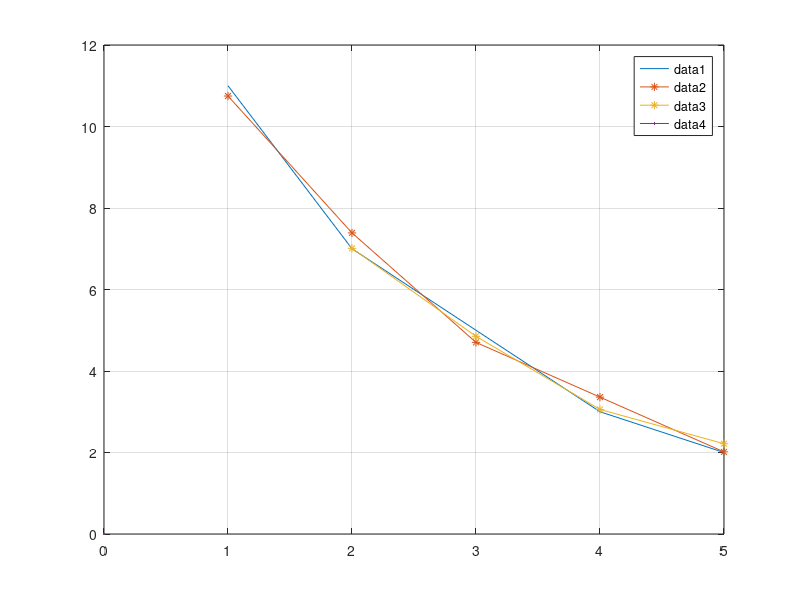

Write MATLAB code to recreate this figure.
clear
close all

f = [0 7 12 15 15 12 7 0];
t = [0 1 2 3  5 6 7 8];


% plot(t, f, "-o");
% ylim([0 18]);
% hold on
% grid on

% ---------------- AR(2) --------------------


f = [0 0 0 1 1 1 2 2 2];
t = [0 1 2 3 4 5 6 7 8];

fz = f(3:9);
b1 = f(2:8);
b2 = f(1:7);

B = [b1; b2];

c = (fz*B')*(B*B')^(-1);
f10 = c(1)*2 + c(2)*2;

% ---------------- AR(3) --------------------


f = [0 0 0 1 1 1 2 2 2];
t = [0 1 2 3 4 5 6 7 8];

fz = f(4:9);
b1 = f(3:8);
b2 = f(2:7);
b3 = f(1:6);

B = [b1; b2; b3];

c = (fz*B')*(B*B')^(-1);
f10_2 = c(1)*2 + c(2)*2 + c(3)*2;

% ----------------- MA(2) ---------------
 
f  = [ 0 2 1 8 2 1 1 ];
t = [0 1 2 3 4 5 6 ];

fz = f(2:6);
b1 = f(3:7);
b2 = f(1:5);

B = [b1; b2];
c = (fz*B')*(B*B')^(-1);

fp = c*B;
% plot(t, f, "-", t(2:6), fp, "-")

% ------------------ AR(1) ---------------------------

f = [16 11 7 5 3 2];
t = [0 1 2 3 4 5];

tz = t(2:6);
fz = f(2:6);
b1 = f(1:5);

B =  b1 ;
c = (fz*B')*(B*B')^(-1);
fp = c*B;

e = sqrt(sum((fz-fp).^2));

% AR(2)
tz2 = t(3:6);
fz2 = f(3:6);
b1 = f(2:5);
b2 = f(1:4);

B = [ b1; b2 ];
c2 = (fz2*B')*(B*B')^(-1);
fp2 = c2*B;
plot(tz, fz, "-", tz, fp, "-*", tz2, fp2, "-*", 0,0);
hold on; grid on; legend;

e2 = sqrt(sum((fz2-fp2).^2));  % chyba ma o 1 clen menej!
